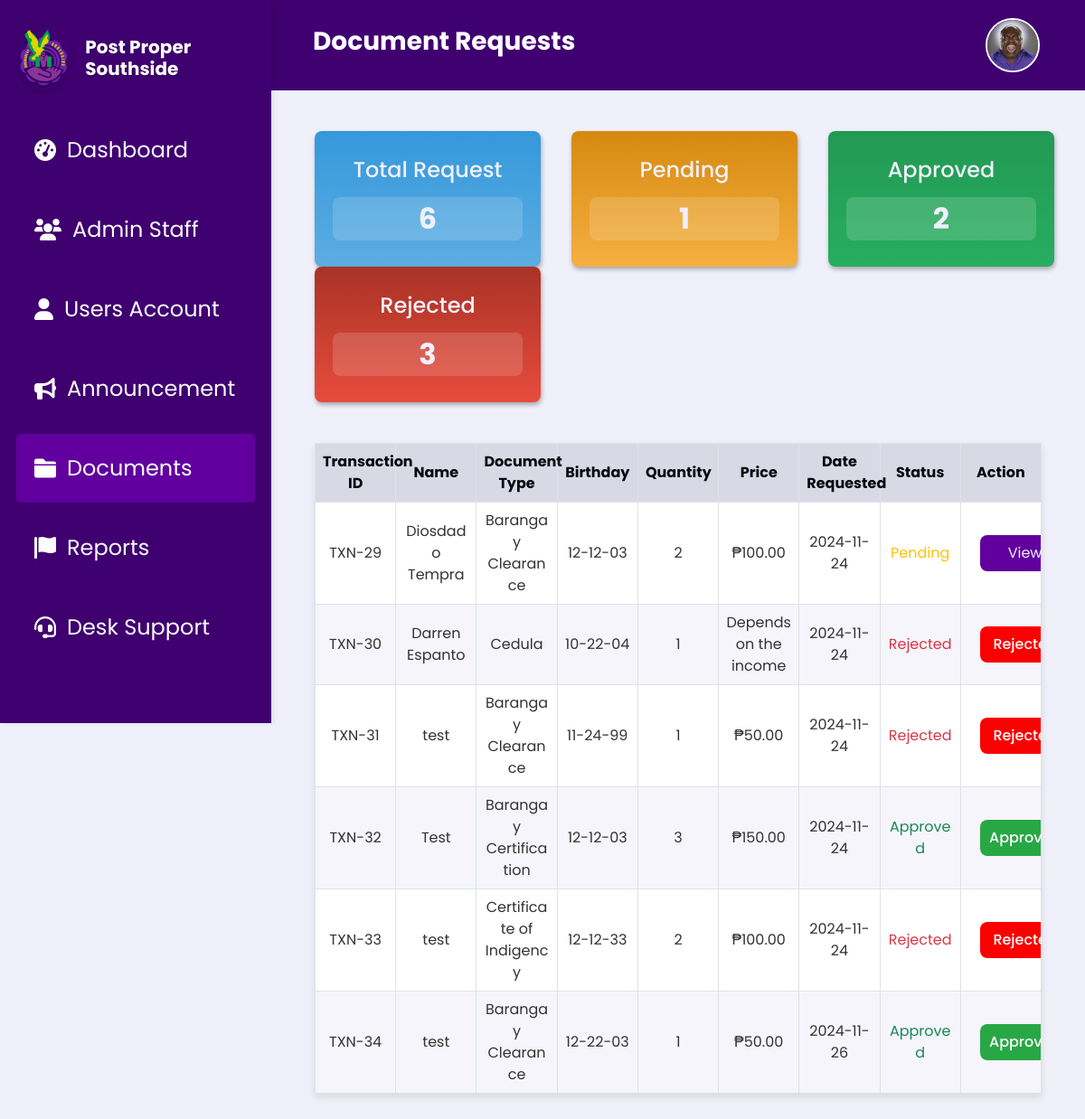
/documents.php (signed in), run on an earlier commit of the app's database.
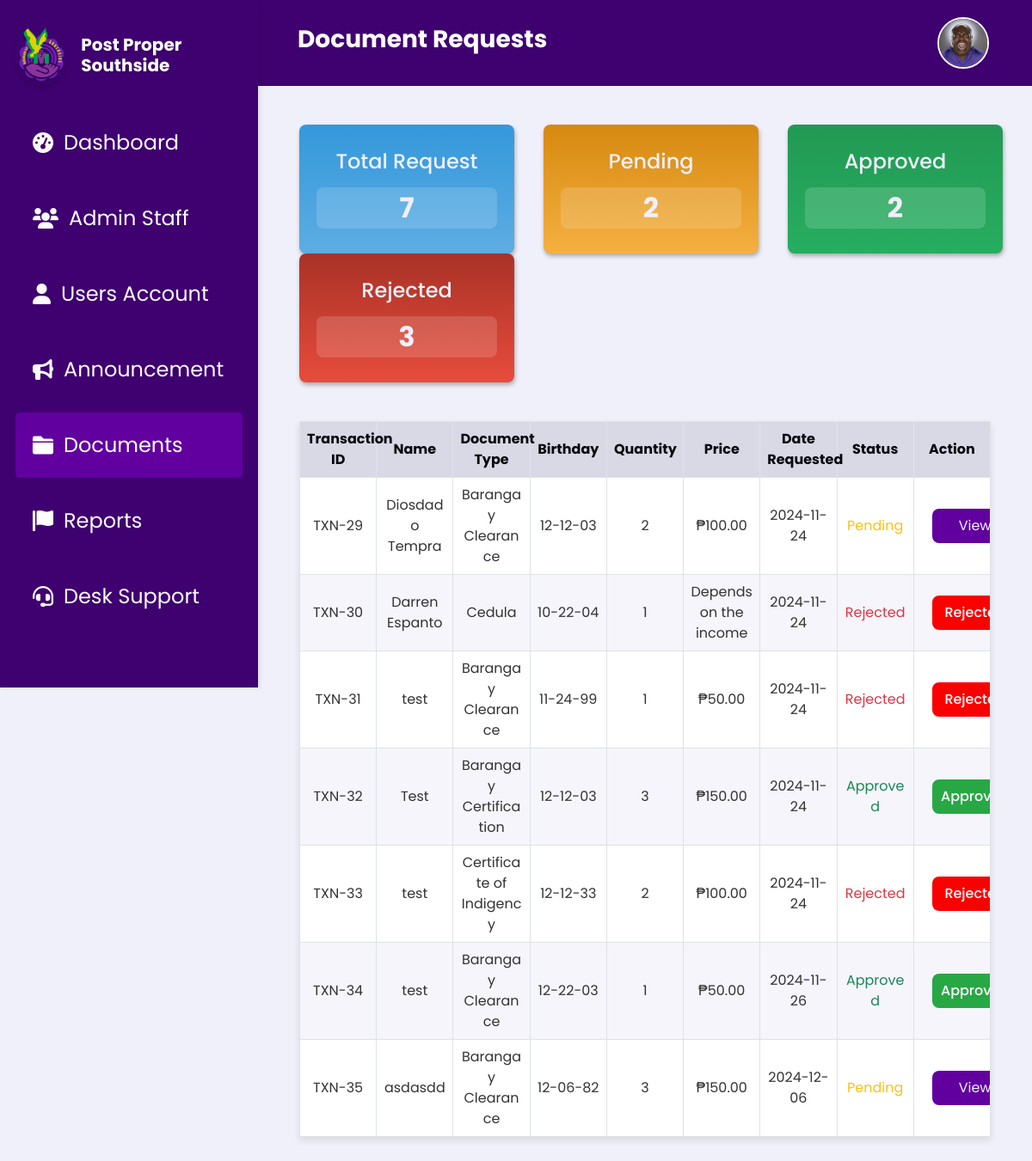
And on a later commit of the database.
### tables this page shows
CREATE TABLE `document_requests` (
  `Id` int(11) NOT NULL,
  `userId` int(11) DEFAULT NULL,
  `DocumentType` varchar(100) NOT NULL DEFAULT 'Barangay Clearance',
  `Name` varchar(255) NOT NULL,
  `Address` varchar(255) DEFAULT NULL,
  `TIN_No` varchar(50) DEFAULT NULL,
  `CTC_No` varchar(50) DEFAULT NULL,
  `Alias` varchar(100) DEFAULT NULL,
  `Age` int(11) DEFAULT NULL,
  `birthday` varchar(10) DEFAULT NULL,
  `PlaceOfBirth` varchar(255) DEFAULT NULL,
  `Occupation` varchar(255) DEFAULT NULL,
  `LengthOfStay` int(11) DEFAULT NULL,
  `Citizenship` varchar(100) DEFAULT NULL,
  `Gender` varchar(10) DEFAULT NULL,
  `CivilStatus` varchar(50) DEFAULT NULL,
  `Purpose` text DEFAULT NULL,
  `Status` varchar(50) DEFAULT NULL,
  `Quantity` int(11) DEFAULT NULL,
  `DateRequested` varchar(255) DEFAULT NULL,
  `valid_id` longtext NOT NULL,
  `request_picture` longtext NOT NULL,
  `rejection_reason` varchar(255) NOT NULL
);

### documents.php (the view, shortened to what this page needs)
<?php
include 'db.php';
function calculatePrice($documentType, $quantity) {
    switch($documentType) {
        case 'Barangay Clearance':
        case 'Barangay Certification':
        case 'Certificate of Indigency':
            return "₱" . number_format(50.00 * $quantity, 2);
        case 'Cedula':
            return 'Depends on the income';
    }
}
$query = "SELECT Id, Name, DocumentType, Quantity, birthday, DateRequested, Status FROM document_requests";
$stmt = $conn->prepare($query);
$stmt->execute();
$documentRequests = $stmt->fetchAll(PDO::FETCH_ASSOC);
$totalRequestQuery = "SELECT COUNT(*) AS total FROM document_requests";
$pendingCountQuery = "SELECT COUNT(*) AS pending FROM document_requests WHERE LOWER(Status) = 'pending'";
$approvedCountQuery = "SELECT COUNT(*) AS approved FROM document_requests WHERE LOWER(Status) = 'approved'";
$rejectedCountQuery = "SELECT COUNT(*) AS rejected FROM document_requests WHERE LOWER(Status) = 'rejected'";
$totalRequest = $conn->query($totalRequestQuery)->fetch(PDO::FETCH_ASSOC)['total'];
$pendingCount = $conn->query($pendingCountQuery)->fetch(PDO::FETCH_ASSOC)['pending'];
$approvedCount = $conn->query($approvedCountQuery)->fetch(PDO::FETCH_ASSOC)['approved'];
$rejectedCount = $conn->query($rejectedCountQuery)->fetch(PDO::FETCH_ASSOC)['rejected'];
?>
<!DOCTYPE html>
<html lang="en">
<head>
    <link rel="stylesheet" href="https://cdn.jsdelivr.net/npm/bootstrap@5.0.2/dist/css/bootstrap.min.css">
    <link rel="stylesheet" href="css/Documents.css">
</head>
<body>
<?php
    $pageTitle = "Document Requests";
    include 'header.php';
    include 'sidebar.php';
?>
<div class="main-content px-4">
    <div class="statistic-container row text-center ">
        <div class="col">
            <div class="card card-request">
                <h2 class="card-title">Total Request</h2>
                <div class="card-text" >
                    <?php echo $totalRequest; ?>
                </div>
            </div>
        </div>
        <div class="col">
            <div class="card card-pending">
                <h2 class="card-title">Pending</h2>
                <div class="card-text" >
                    <?php echo $pendingCount; ?>
                </div>
            </div>
        </div>
        <div class="col">
            <div class="card card-approved">
                <h2 class="card-title">Approved</h2>
                <div class="card-text" >
                    <?php echo $approvedCount; ?>
                </div>
            </div>
        </div>
        <div class="col">
            <div class="card card-rejected">
                <h2 class="card-title">Rejected</h2>
                <div class="card-text">
                    <?php echo $rejectedCount; ?>
                </div>
            </div>
        </div>
    </div>
    <div class="table-responsive">
    <table class="table table-bordered mb-0">
        <thead>
            <tr>
                <th data-sort="number">Transaction ID</th>
                <th data-sort="string">Name</th>
                <th data-sort="string">Document Type</th>
                <th data-sort="string">Birthday</th>
                <th data-sort="number">Quantity</th>
                <th data-sort="string">Price</th>
                <th data-sort="date">Date Requested</th>
                <th data-sort="status">Status</th>
                <th>Action</th>
            </tr>
        </thead>
        <tbody>
            <?php
            if (!empty($documentRequests)) {
                foreach ($documentRequests as $row) {
                    echo "<tr>";
                    echo "<td>TXN-" . htmlspecialchars($row['Id']) . "</td>";
                    echo "<td>" . htmlspecialchars($row['Name']) . "</td>";
                    echo "<td>" . htmlspecialchars($row['DocumentType']) . "</td>";
                    echo "<td>" . htmlspecialchars($row['birthday']) . "</td>";
                    echo "<td>" . htmlspecialchars($row['Quantity']) . "</td>";
                    echo "<td>" . calculatePrice($row['DocumentType'], $row['Quantity']) . "</td>";
                    echo "<td>" . htmlspecialchars($row['DateRequested']) . "</td>";
                    $statusClass = '';
                    switch(strtolower($row['Status'])) {
                        case 'pending':
                            $statusClass = 'text-warning';
                            break;
                        case 'approved':
                            $statusClass = 'text-success';
                            break;
                        case 'rejected':
                            $statusClass = 'text-danger';
                            break;
                    }
                    echo "<td class='{$statusClass}'>" . ucfirst(htmlspecialchars(strtolower($row['Status']))) . "</td>";
                    if (strtolower($row['Status']) === 'rejected') {
                        echo '<td><button class="action-button button-rejected" disabled>Rejected</button></td>';
                    } elseif (strtolower($row['Status']) === 'approved') {
                        echo '<td><button class="action-button button-approved" disabled>Approved</button></td>';
                    } else {
                        echo '<td><a href="document_verify.php?id=' . htmlspecialchars($row['Id']) . '" class="action-button">View</a></td>';
                    }
                    echo "</tr>";
                }
            } else {
                echo "<tr><td colspan='9'>No document requests found.</td></tr>";
            }
            ?>
        </tbody>
    </table>
</div>
</div>
</body>
</html>

### header.php (shortened to what this page needs)
<!DOCTYPE html>
<html lang="en">
<head>
    <link rel="stylesheet" href="css/header.css">
    <link href="https://cdn.jsdelivr.net/npm/bootstrap@5.0.2/dist/css/bootstrap.min.css" rel="stylesheet">
</head>
<body>
<?php
require 'db.php';
$pageTitle = isset($pageTitle) ? $pageTitle : "Default Title";
if (isset($_SESSION['loggedin']) && $_SESSION['loggedin'] === true && isset($_SESSION['admin_id'])) {
    $adminId = $_SESSION['admin_id'];
    $profileLink = "admin_profile.php";
    try {
        $sql = "SELECT profile_picture FROM admin_accounts WHERE id = ?";
        $stmt = $conn->prepare($sql);
        $stmt->execute([$adminId]);
        $admin = $stmt->fetch(PDO::FETCH_ASSOC);
        $profilePicture = !empty($admin['profile_picture']) ? $admin['profile_picture'] : 'assets/profile.jpg';
    } catch (PDOException $e) {
        echo "Error fetching profile picture: " . $e->getMessage();
        $profilePicture = 'assets/profile.jpg';
    }
} else {
    $profileLink = "splash.php";
    $profilePicture = 'assets/profile.jpg';
}
?>
<div class="header-container">
    <h1 class="page-title"><?php echo $pageTitle; ?></h1>
    <div class="account">
        <a href="<?php echo $profileLink; ?>" class="account-link">
            <img src="<?php echo $profilePicture; ?>" alt="Admin Profile" class="img-fluid rounded-circle account-icon">
        </a>
    </div>
</div>
</body>
</html>

### sidebar.php (shortened to what this page needs)
<!DOCTYPE html>
<html lang="en">
<head>
    <link rel="stylesheet" href="css/Sidebar.css">
    <link rel="stylesheet" href="https://cdnjs.cloudflare.com/ajax/libs/font-awesome/6.0.0-beta3/css/all.min.css">
</head>
<body>
<div class="sidebar">
    <div class="logo-section">
        <img src="assets/Southside.png" alt="Logo" class="logo" onclick="redirectToDashboard()">
        <h3 class="sidebar-title" onclick="redirectToDashboard()">Post Proper Southside</h3>
    </div>
    <?php
    $current_page = basename($_SERVER['PHP_SELF']);
    ?>
    <a href="dashboard.php" class="sidebar-link <?= $current_page == 'dashboard.php' ? 'active' : '' ?>">
        <i class="fas fa-tachometer-alt"></i> Dashboard
    </a>
    <a href="admin_staff.php" class="sidebar-link <?= $current_page == 'admin_staff.php' ? 'active' : '' ?>">
        <i class="fas fa-users"></i> Admin Staff
    </a>
    <a href="users.php" class="sidebar-link <?= $current_page == 'users.php' ? 'active' : '' ?>">
        <i class="fa-solid fa-user"></i> Users Account
    </a>
    <a href="announcement.php" class="sidebar-link <?= $current_page == 'announcement.php' ? 'active' : '' ?>">
        <i class="fas fa-bullhorn"></i> Announcement
    </a>
    <a href="documents.php" class="sidebar-link <?= $current_page == 'documents.php' ? 'active' : '' ?>">
        <i class="fas fa-folder"></i>Documents
    </a>
    <a href="reports.php" class="sidebar-link <?= $current_page == 'reports.php' ? 'active' : '' ?>">
        <i class="fas fa-flag"></i> Reports
    </a>
    <a href="desk_support.php" class="sidebar-link <?= $current_page == 'desk_support.php' ? 'active' : '' ?>">
        <i class="fas fa-headset"></i> Desk Support
    </a>
</div>
</body>
</html>

### css/Documents.css (style rules this page uses)
:root { --text-dark: #06070f; --text-light: #f0f0fa; --main-color: #61009f; --header-color: #3f0070; --button-default: #8a43c5; --button-hover: #b52aff; --focus-textfield: #9b4dff; --box-shadow: 1px 3px 5px rgba(0, 0, 0, 0.3); --container-blue: linear-gradient(180deg, #3498db, #5dade2); --container-yellow: linear-gradient(180deg, #d68910, #f5b041); --container-red: linear-gradient(180deg, #a93226, #e74c3c); --container-green: linear-gradient(180deg, #229954, #27ae60); }
body { font-family: "Poppins", sans-serif; background-color: #f0f0fa !important; }
.card-request { background: var(--container-blue); }
.card-pending { background: var(--container-yellow); }
.card-approved { background: var(--container-green); }
.card-rejected { background: var(--container-red); }
.table { font-family: "Poppins", sans-serif; width: 100%; border-collapse: collapse; table-layout: fixed; border: 1px solid #ccc; }
.table tbody tr:nth-child(odd) { background-color: #ffffff; }
.table tbody tr:nth-child(even) { background-color: #f5f5fb; }
.table th { text-align: center; background-color: #d9d9e6 !important; color: var(--text-dark); }
td { word-wrap: break-word; color: #333; }
.table td, .table th { text-align: center; vertical-align: middle; }
.action-button { width: 6.25rem; height: 2.5rem; background-color: #61009f; color: #f0f0fa; display: flex; align-items: center; justify-content: center; border: none; border-radius: 0.5rem; text-decoration: none; cursor: pointer; margin-left: 0.8rem; }
.card { display: flex; justify-content: center; font-family: "Poppins", sans-serif; height: 9.375rem; width: 15.625rem; border-radius: 0.5rem !important; padding: 1.25rem; border: none !important; box-shadow: var(--box-shadow); }
.card-title { font-size: 1.5rem; color: #f0f0fa; }
.card-text { font-size: 2rem; font-weight: 700; border-radius: 0.5rem; color: #f0f0fa; margin-top: 0.5rem; background: rgba(255, 255, 255, 0.15); }
.table-responsive { margin-left: 1.5rem; margin-right: 1.5rem; margin-top: 2.813rem; max-width: 100%; display: flex; justify-content: center; box-shadow: 0 4px 8px rgba(0, 0, 0, 0.1); }
.statistic-container { padding-top: 2.813rem; padding-left: 1.5rem; }
.main-content { padding-bottom: 2rem; }
.button-rejected { background-color: #fa0000; color: white; border: none; border-radius: 0.5rem; padding: 0.5rem 1rem; cursor: not-allowed; font-weight: 500; }
.button-approved { background-color: #28a745; color: white; border: none; border-radius: 0.5rem; padding: 0.5rem 1rem; cursor: not-allowed; font-weight: 500; }
@media (max-width: 1200px) { .main-content { margin-left: 200px; } }

### css/header.css (style rules this page uses)
* { margin: 0; padding: 0; box-sizing: border-box; }
.header-container { background-color: #3f0070; padding: 20px 50px; margin-left: 18.5rem; text-align: left; position: relative; display: flex; justify-content: space-between; align-items: center; width: auto; }
.page-title { font-size: 28px; color: #ffffff; font-weight: bold; font-family: "Poppins", sans-serif; }
.account { display: flex; align-items: center; }
.account-link { display: inline-block; }
.account-icon { width: 3.75rem; height: auto; border-radius: 50%; aspect-ratio: 1 / 1; object-fit: cover; border: 0.125rem solid #ffffff; transition: transform 0.3s ease; }

What changed in the data, as far as the page shows it:
added document_requests: Id "35", Name "asdasdd", DocumentType "Barangay Clearance", birthday "12-06-82", Quantity "3", calculatePrice($row['DocumentType'], $row['Quantity']) "₱150.00", DateRequested "2024-12-06", Status "Pending"
Also different on the page:
$totalRequest: "6" → "7"
$pendingCount: "1" → "2"
